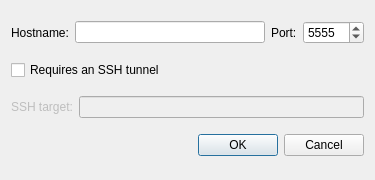
<?xml version="1.0" encoding="UTF-8"?>
<ui version="4.0">
 <class>AddBackend</class>
 <widget class="QDialog" name="AddBackend">
  <property name="geometry">
   <rect>
    <x>0</x>
    <y>0</y>
    <width>375</width>
    <height>180</height>
   </rect>
  </property>
  <property name="windowTitle">
   <string>Add Backend</string>
  </property>
  <layout class="QVBoxLayout" name="verticalLayout">
   <item>
    <layout class="QHBoxLayout" name="horizontalLayout_4">
     <item>
      <layout class="QHBoxLayout" name="horizontalLayout">
       <item>
        <widget class="QLabel" name="hostname_label">
         <property name="text">
          <string>Hostname:</string>
         </property>
        </widget>
       </item>
       <item>
        <widget class="QLineEdit" name="hostname">
         <property name="toolTip">
          <string>The hostname of the backend.</string>
         </property>
        </widget>
       </item>
      </layout>
     </item>
     <item>
      <layout class="QHBoxLayout" name="horizontalLayout_2">
       <item>
        <widget class="QLabel" name="port_label">
         <property name="text">
          <string>Port:</string>
         </property>
        </widget>
       </item>
       <item>
        <widget class="QSpinBox" name="port">
         <property name="toolTip">
          <string>The control port on the backend machine.</string>
         </property>
         <property name="minimum">
          <number>1</number>
         </property>
         <property name="maximum">
          <number>65536</number>
         </property>
         <property name="singleStep">
          <number>1</number>
         </property>
         <property name="value">
          <number>5555</number>
         </property>
        </widget>
       </item>
      </layout>
     </item>
    </layout>
   </item>
   <item>
    <widget class="QCheckBox" name="checkBox">
     <property name="toolTip">
      <string>Enable if you require an SSH tunnel to reach the backend machine</string>
     </property>
     <property name="text">
      <string>Requires an SSH tunnel</string>
     </property>
    </widget>
   </item>
   <item>
    <layout class="QHBoxLayout" name="horizontalLayout_3">
     <item>
      <widget class="QLabel" name="ssh_label">
       <property name="enabled">
        <bool>false</bool>
       </property>
       <property name="toolTip">
        <string/>
       </property>
       <property name="text">
        <string>SSH target:</string>
       </property>
      </widget>
     </item>
     <item>
      <widget class="QLineEdit" name="ssh">
       <property name="enabled">
        <bool>false</bool>
       </property>
       <property name="toolTip">
        <string>The string used by SSH to connect to the tunneling server (e.g. joe@backend)</string>
       </property>
      </widget>
     </item>
    </layout>
   </item>
   <item>
    <widget class="QDialogButtonBox" name="buttonBox">
     <property name="orientation">
      <enum>Qt::Horizontal</enum>
     </property>
     <property name="standardButtons">
      <set>QDialogButtonBox::Cancel|QDialogButtonBox::Ok</set>
     </property>
    </widget>
   </item>
  </layout>
 </widget>
 <resources/>
 <connections>
  <connection>
   <sender>buttonBox</sender>
   <signal>accepted()</signal>
   <receiver>AddBackend</receiver>
   <slot>accept()</slot>
   <hints>
    <hint type="sourcelabel">
     <x>248</x>
     <y>254</y>
    </hint>
    <hint type="destinationlabel">
     <x>157</x>
     <y>274</y>
    </hint>
   </hints>
  </connection>
  <connection>
   <sender>buttonBox</sender>
   <signal>rejected()</signal>
   <receiver>AddBackend</receiver>
   <slot>reject()</slot>
   <hints>
    <hint type="sourcelabel">
     <x>316</x>
     <y>260</y>
    </hint>
    <hint type="destinationlabel">
     <x>286</x>
     <y>274</y>
    </hint>
   </hints>
  </connection>
  <connection>
   <sender>checkBox</sender>
   <signal>toggled(bool)</signal>
   <receiver>ssh_label</receiver>
   <slot>setEnabled(bool)</slot>
   <hints>
    <hint type="sourcelabel">
     <x>190</x>
     <y>70</y>
    </hint>
    <hint type="destinationlabel">
     <x>47</x>
     <y>107</y>
    </hint>
   </hints>
  </connection>
  <connection>
   <sender>checkBox</sender>
   <signal>toggled(bool)</signal>
   <receiver>ssh</receiver>
   <slot>setEnabled(bool)</slot>
   <hints>
    <hint type="sourcelabel">
     <x>190</x>
     <y>70</y>
    </hint>
    <hint type="destinationlabel">
     <x>226</x>
     <y>107</y>
    </hint>
   </hints>
  </connection>
 </connections>
</ui>
